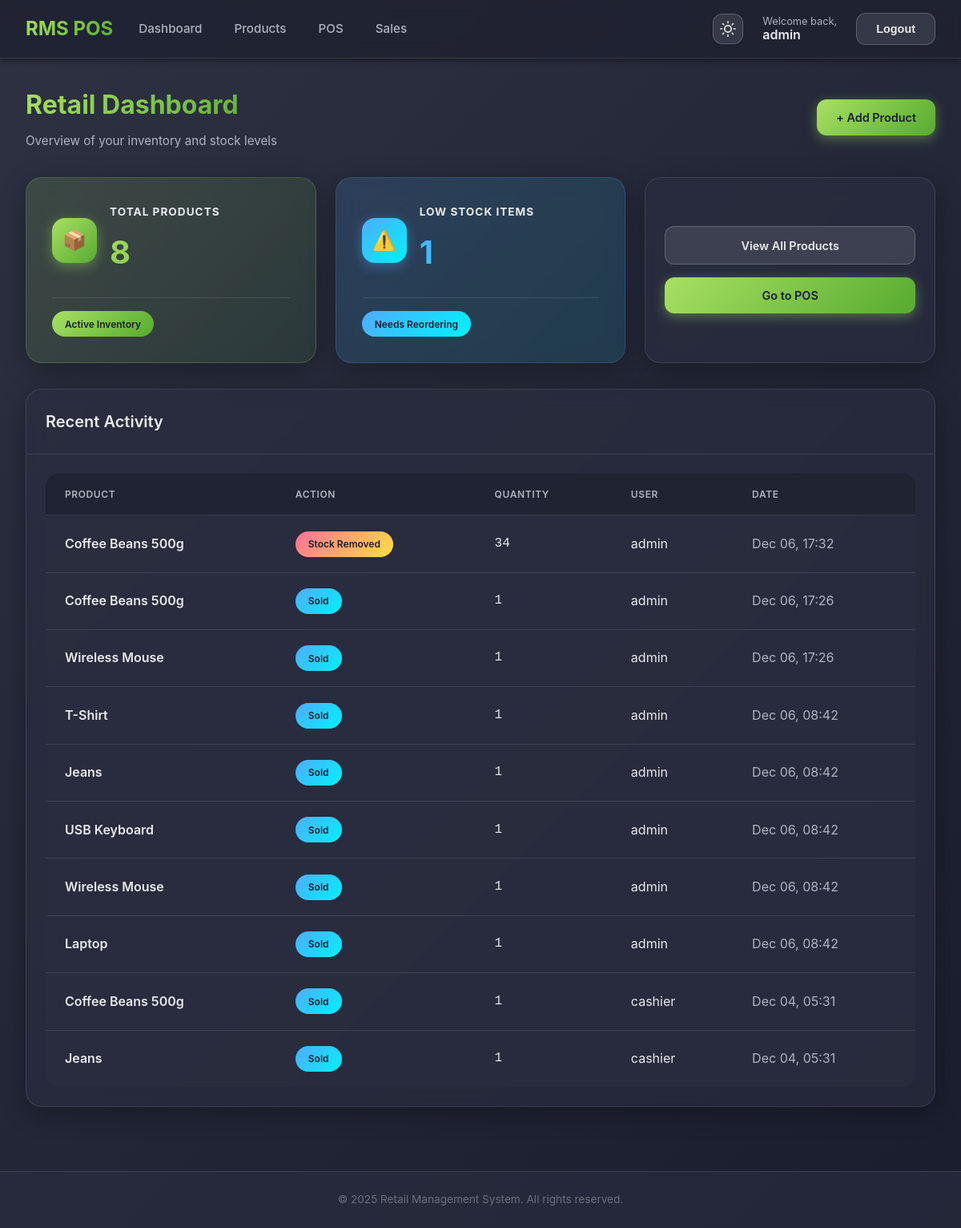
The page /inventory/dashboard/ (signed in) on the database as committed earlier.
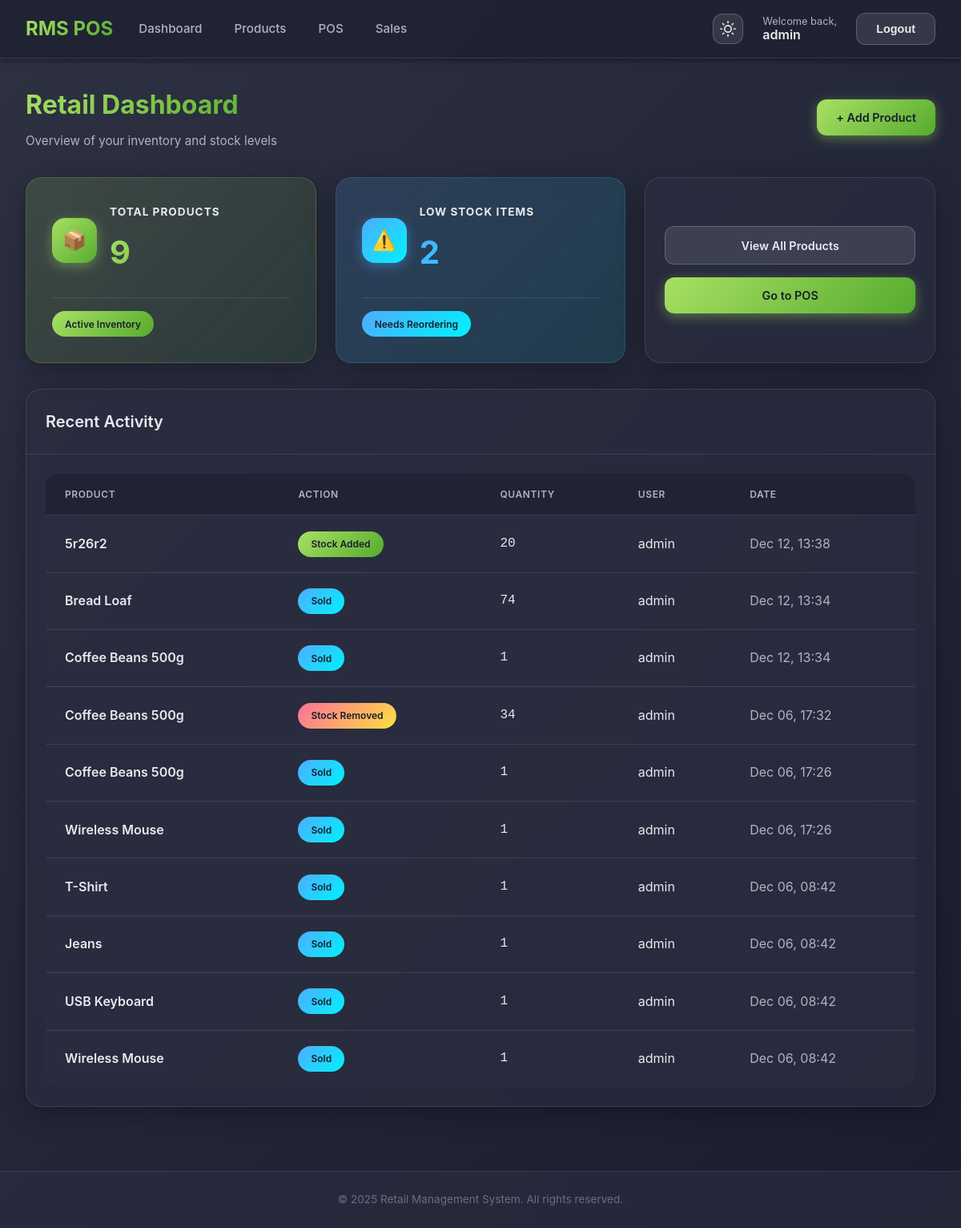
The same page on the database as committed later.
### rms_pos/inventory/models.py (models this page shows, shortened)
class InventoryLog(models.Model):
    ACTION_CHOICES = (
        ('add', 'Stock Added'),
        ('remove', 'Stock Removed'),
        ('sale', 'Sold'),
    )
    product = models.ForeignKey(Product, on_delete=models.CASCADE, related_name='logs')
    action = models.CharField(max_length=20, choices=ACTION_CHOICES)
    quantity = models.IntegerField()
    timestamp = models.DateTimeField(auto_now_add=True)
    user = models.ForeignKey('accounts.User', on_delete=models.SET_NULL, null=True)
    note = models.TextField(blank=True)

class Product(models.Model):
    name = models.CharField(max_length=200)
    category = models.ForeignKey(Category, on_delete=models.CASCADE, related_name='products')
    barcode = models.CharField(max_length=100, unique=True)
    price = models.DecimalField(max_digits=10, decimal_places=2)
    discount_percentage = models.DecimalField(max_digits=5, decimal_places=2, default=0, help_text="Discount percentage (0-100)")
    cost = models.DecimalField(max_digits=10, decimal_places=2, help_text="Cost price per unit")
    stock_quantity = models.IntegerField(default=0)
    image = models.ImageField(upload_to='products/', blank=True, null=True)
    created_at = models.DateTimeField(auto_now_add=True)
    updated_at = models.DateTimeField(auto_now=True)

### rms_pos/accounts/models.py (models this page shows, shortened)
class User(AbstractUser):
    ROLE_CHOICES = (
        ('admin', 'Admin'),
        ('manager', 'Inventory Manager'),
        ('cashier', 'Cashier'),
    )
    role = models.CharField(max_length=20, choices=ROLE_CHOICES, default='cashier')
    def is_admin(self):
        return self.role == 'admin'
    def is_manager(self):
        return self.role == 'manager'

### rms_pos/inventory/views.py (the view)
# urls.py: path('dashboard/', views.dashboard, name='inventory_dashboard'),
@login_required
@user_passes_test(is_manager_or_admin)
def dashboard(request):
    total_products = Product.objects.count()
    low_stock = Product.objects.filter(stock_quantity__lte=10).count()
    recent_logs = InventoryLog.objects.select_related('product', 'user').order_by('-timestamp')[:10]
    context = {
        'total_products': total_products,
        'low_stock': low_stock,
        'recent_logs': recent_logs,
    }
    return render(request, 'inventory/dashboard.html', context)

### rms_pos/inventory/views.py (called while the page is built)
def is_manager_or_admin(user):
    return user.is_authenticated and (user.is_manager() or user.is_admin())

### rms_pos/templates/inventory/dashboard.html (shortened to what this page needs)
{% extends 'base.html' %}
{% block content %}
<div class="page-header">
    <div>
        <h1 class="page-title">Retail Dashboard</h1>
        <p class="page-subtitle">Overview of your inventory and stock levels</p>
    </div>
    <a href="{% url 'add_product' %}" class="btn btn-primary">
        + Add Product
    </a>
</div>
<div class="grid grid-cols-3">
    <div class="stat-card">
        <div class="stat-header">
            <div class="stat-icon stat-icon-green">
                📦
            </div>
            <div>
                <div class="stat-title">Total Products</div>
                <div class="stat-value">{{ total_products }}</div>
            </div>
        </div>
        <div class="stat-footer">
            <span class="badge badge-green">Active Inventory</span>
        </div>
    </div>
    <div class="stat-card blue">
        <div class="stat-header">
            <div class="stat-icon stat-icon-blue">
                ⚠️
            </div>
            <div>
                <div class="stat-title">Low Stock Items</div>
                <div class="stat-value blue">{{ low_stock }}</div>
            </div>
        </div>
        <div class="stat-footer">
            <span class="badge badge-blue">Needs Reordering</span>
        </div>
    </div>
    <div class="card">
        <div class="card-body"
            style="display: flex; flex-direction: column; justify-content: center; height: 100%; gap: 1rem;">
            <a href="{% url 'product_list' %}" class="btn btn-secondary" style="text-align: center;">View All
                Products</a>
            <a href="{% url 'pos_dashboard' %}" class="btn btn-primary" style="text-align: center;">Go to POS</a>
        </div>
    </div>
</div>
<div class="card" style="margin-top: 2rem;">
    <div class="card-header">
        <h3 style="font-size: 1.25rem; font-weight: 600; color: var(--text-primary);">Recent Activity</h3>
    </div>
    <div class="card-body">
        <div class="table-responsive">
            <table>
                <thead>
                    <tr>
                        <th>Product</th>
                        <th>Action</th>
                        <th>Quantity</th>
                        <th>User</th>
                        <th>Date</th>
                    </tr>
                </thead>
                <tbody>
                    {% for log in recent_logs %}
                    <tr>
                        <td style="font-weight: 600;">{{ log.product.name }}</td>
                        <td>
                            <span
                                class="badge {% if log.action == 'add' %}badge-green{% elif log.action == 'remove' %}badge-red{% else %}badge-blue{% endif %}">
                                {{ log.get_action_display }}
                            </span>
                        </td>
                        <td style="font-family: monospace; font-size: 1rem;">{{ log.quantity }}</td>
                        <td>{{ log.user.username }}</td>
                        <td style="color: #b0b3c1;">{{ log.timestamp|date:"M d, H:i" }}</td>
                    </tr>
                    {% empty %}
                    <tr>
                        <td colspan="5" style="text-align: center; padding: 2rem; color: #6b6e7d;">No recent activity
                            found.
                        </td>
                    </tr>
                    {% endfor %}
                </tbody>
            </table>
        </div>
    </div>
</div>
{% endblock %}

Rows that differ between the two databases and show on the page:
no longer on this page (row unchanged): InventoryLog: product.name "Laptop", action "Sold", quantity "1", user.username "admin", timestamp "Dec 06, 08:42"
no longer on this page (row unchanged): InventoryLog: product.name "Coffee Beans 500g", action "Sold", quantity "1", user.username "cashier", timestamp "Dec 04, 05:31"
no longer on this page (row unchanged): InventoryLog: product.name "Jeans", action "Sold", quantity "1", user.username "cashier", timestamp "Dec 04, 05:31"
added InventoryLog: product.name "5r26r2", action "Stock Added", quantity "20", user.username "admin", timestamp "Dec 12, 13:38"
added InventoryLog: product.name "Bread Loaf", action "Sold", quantity "74", user.username "admin", timestamp "Dec 12, 13:34"
added InventoryLog: product.name "Coffee Beans 500g", action "Sold", quantity "1", user.username "admin", timestamp "Dec 12, 13:34"
Other text that changed with them:
{{ total_products }}: "8" → "9"
{{ low_stock }}: "1" → "2"
